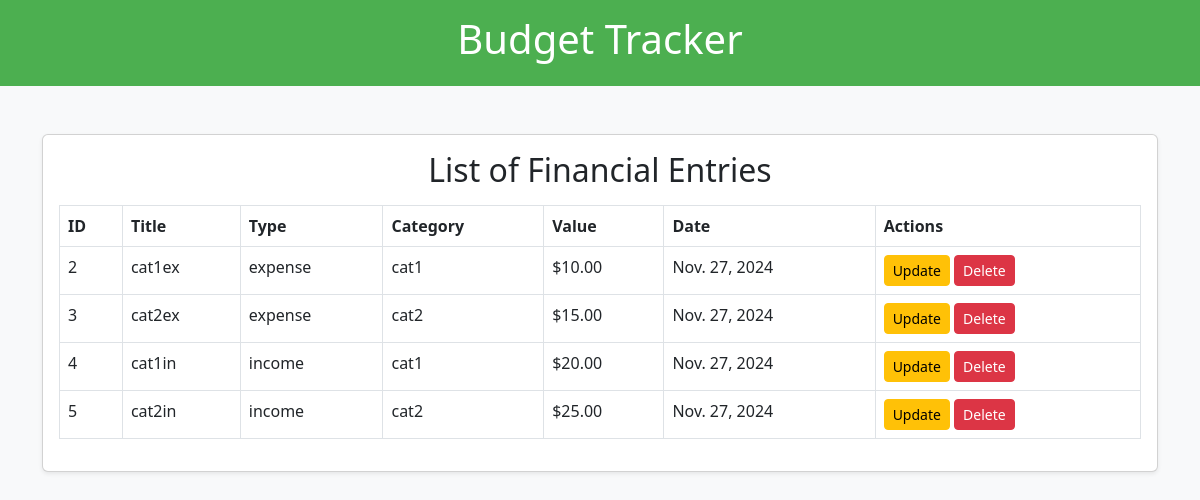
Page /entries/ (signed in) on the committed database.
### tracker/models.py (models this page shows, shortened)
class FinancialEntry(models.Model):
    TYPE_CHOICES = (
        ('income', 'Income'),
        ('expense', 'Expense'),
    )
    user = models.ForeignKey(User, on_delete=models.CASCADE)
    title = models.CharField(max_length=255)
    entry_type = models.CharField(max_length=10, choices=TYPE_CHOICES)
    category = models.ForeignKey(Category, on_delete=models.CASCADE)
    value = models.DecimalField(max_digits=10, decimal_places=2)
    date = models.DateField()

class Category(models.Model):
    user = models.ForeignKey(User, on_delete=models.CASCADE)
    name = models.CharField(max_length=255)
    budget_limit = models.DecimalField(max_digits=10, decimal_places=2, default=0)

### tracker/views.py (the view)
# urls.py: path('entries/', views.list_entries, name='list_entries'),
def list_entries(request):
    entries = FinancialEntry.objects.filter(user=request.user)
    return render(request, 'tracker/list_entries.html', {'entries': entries})

### tracker/templates/tracker/list_entries.html (shortened to what this page needs)
<!DOCTYPE html>
<html lang="en">
<head>
    <link rel="stylesheet" href="https://cdn.jsdelivr.net/npm/bootstrap@5.3.0/dist/css/bootstrap.min.css">
</head>
<body class="bg-light">
    <header>
        <a href="{% url 'index' %}"><h1>Budget Tracker</h1></a>
    </header>
    <div class="container mt-5">
        <div class="card shadow-sm">
            <div class="card-body">
                <h2 class="card-title text-center">List of Financial Entries</h2>
                <table class="table table-bordered mt-3">
                    <thead>
                        <tr>
                            <th>ID</th>
                            <th>Title</th>
                            <th>Type</th>
                            <th>Category</th>
                            <th>Value</th>
                            <th>Date</th>
                            <th>Actions</th>
                        </tr>
                    </thead>
                    <tbody>
                        {% for entry in entries %}
                            <tr>
                                <td>{{ entry.id }}</td>
                                <td>{{ entry.title }}</td>
                                <td>{{ entry.entry_type }}</td>
                                <td>{{ entry.category.name }}</td>
                                <td>${{ entry.value }}</td>
                                <td>{{ entry.date }}</td>
                                <td>
                                    <a href="{% url 'update_entry' entry.id %}" class="btn btn-warning btn-sm">Update</a>
                                    <a href="{% url 'delete_entry' entry.id %}" class="btn btn-danger btn-sm" onclick="return confirm('Are you sure you want to delete this entry?')">Delete</a>
                                </td>
                            </tr>
                        {% endfor %}
                    </tbody>
                </table>
            </div>
        </div>
    </div>
</body>
</html>

### tracker/templates/tracker/list_entries.html (style rules this page uses)
a { text-decoration: none; background-color: #4CAF50 }
header { background-color: #4CAF50; color: white; padding: 15px 0; text-align: center; }
h1 { color: white; }

### rows in the picture
FinancialEntry: id "2", title "cat1ex", entry_type "expense", category.name "cat1", value "10.00", date "Nov. 27, 2024"
FinancialEntry: id "3", title "cat2ex", entry_type "expense", category.name "cat2", value "15.00", date "Nov. 27, 2024"
FinancialEntry: id "4", title "cat1in", entry_type "income", category.name "cat1", value "20.00", date "Nov. 27, 2024"
FinancialEntry: id "5", title "cat2in", entry_type "income", category.name "cat2", value "25.00", date "Nov. 27, 2024"
